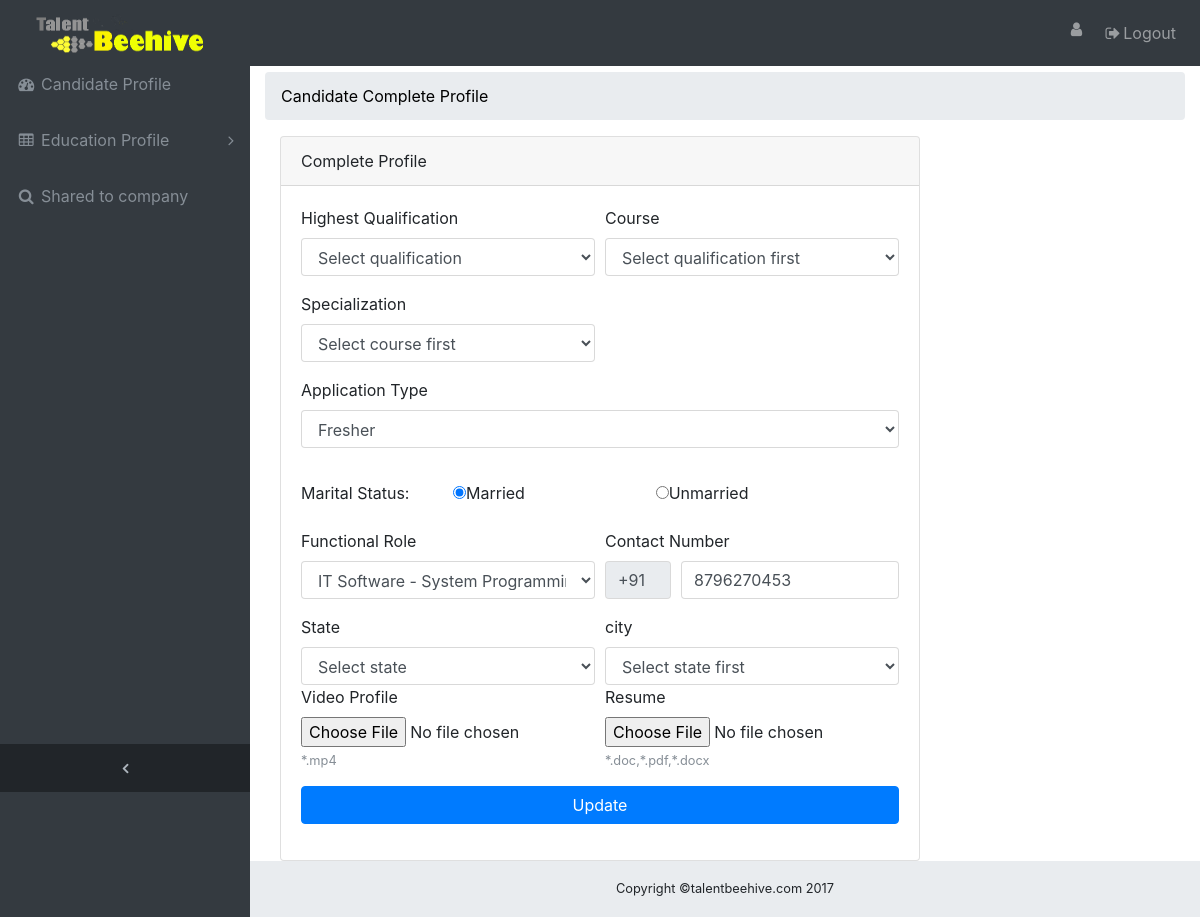
The app's page /candidate-complete-profile.php with its own data.
### tables this page shows
CREATE TABLE IF NOT EXISTS `candidate` (
  `id` int(20) NOT NULL AUTO_INCREMENT,
  `name` varchar(100) NOT NULL,
  `email` varchar(100) NOT NULL,
  `contact` varchar(200) NOT NULL,
  `pass` varchar(100) NOT NULL,
  `cpass` varchar(100) NOT NULL,
  `state` int(255) NOT NULL,
  `city` int(255) NOT NULL,
  `qualification` int(255) NOT NULL,
  `course` int(255) NOT NULL,
  `specialization` int(255) NOT NULL,
  `res` varchar(100) DEFAULT NULL,
  `video` varchar(100) DEFAULT NULL,
  `application` varchar(100) DEFAULT NULL,
  `months` varchar(100) DEFAULT NULL,
  `year` varchar(100) DEFAULT NULL,
  `role` varchar(200) DEFAULT NULL,
  `marital` varchar(100) DEFAULT NULL,
  `Status` enum('Pending','Approved') DEFAULT 'Pending',
  `video_status` enum('0','1') NOT NULL DEFAULT '0',
  `video_remark` varchar(2000) NOT NULL,
  `date_time` varchar(3400) NOT NULL,
  PRIMARY KEY (`id`)
);

CREATE TABLE IF NOT EXISTS `functional_role` (
  `id` int(224) NOT NULL AUTO_INCREMENT,
  `role` varchar(900) NOT NULL,
  PRIMARY KEY (`id`)
);

### candidate-complete-profile.php (the view, shortened to what this page needs)
<?php
$con=mysqli_connect('166.62.10.54','roottalent','beehive@root');
mysqli_select_db($con,'socialuser');
$q="select * from candidate where email='{$_SESSION['email']}'";
$result=mysqli_query($con,$q);
$num=mysqli_num_rows($result);
?>
<!DOCTYPE html>
<html lang="en">
<head>
  <link href="vendor/bootstrap/css/bootstrap.min.css" rel="stylesheet">
  <link href="https://maxcdn.bootstrapcdn.com/font-awesome/4.7.0/css/font-awesome.min.css" rel="stylesheet" type="text/css">
  <link href="vendor/datatables/dataTables.bootstrap4.css" rel="stylesheet">
  <link href="css/sb-admin.css" rel="stylesheet">
</head>
<body class="fixed-nav sticky-footer bg-dark" id="page-top">
<?php
 include("candidate_header.php");
?>
  <div class="content-wrapper">
    <div class="container-fluid">
      <ol class="breadcrumb">
        <li class="breadcrumb-item">
          <a href="#">Candidate Complete Profile</a>
        </li>
      </ol>
<?php
	  if($num>0)
	  {
	  for($i=1;$i<=$num;$i++)
        {
	$row2=mysqli_fetch_array($result);
?>
         <div class="container">
    <div class="card card-register">
      <div class="card-header heading1">Complete Profile</div>
      <div class="card-body">
        <form action="candidate1-insert-db.php" method="post"  enctype="multipart/form-data">
          <div class="form-group">
            <div class="form-row">
              <div class="col-md-6">
	 <label for="exampleInputName">Highest Qualification</label>
    <select class="form-control" name="qualification" id="qualification" required>
        <option value="" disabled selected>Select qualification</option>
    </select>
              </div>
		 <div class="col-md-6">
			   <label for="exampleInputName">Course</label>
			    <select class="form-control" name="course" id="course" required>
        <option value="" disabled selected>Select qualification first</option>
    </select>
              </div>
			  </div>
			  </div>
			   <div class="form-group">
            <div class="form-row">
              <div class="col-md-6">
			  <label for="exampleInputName">Specialization</label>
			 <select class="form-control" name="specialization" id="specialization" required>
        <option value="" disabled selected>Select course first</option>
    </select>
              </div>
			  </div>
			  </div>
		  <div class="form-group">
						 <label for="exampleInputAT">Application Type</label>
					 <select  class="form-control" id='ex-drop' name = 'application' selected="<?php echo $row2['application'];?>" required>
                          <option value='Fresher'>Fresher</option>
                     </select>
                    </div>
					<div class="row">
					<div class="col-lg-6 form-group">
					 </div>
					 <div class="col-lg-6 form-group">
					 </div>
					 </div>
					 <div class="form-group">
            <div class="form-row">
              <div class="col-md-3">
                <label class="control-label">Marital Status:</label>
              </div>
              <div class="col-md-4">
                <label class="radio-inline"><input type="radio" name="marital" <?php echo ($row2['marital']=='married')?'checked':'' ?> value="married" >Married</label>
			 </div>
			  <div class="col-md-4">
					<label class="radio-inline"><input type="radio" name="marital" <?php echo ($row2['marital']=='unmarried')?'checked':'' ?>  value="unmarried" >Unmarried</label>
              </div>
            </div>
          </div>
			  <div class="form-group">
            <div class="form-row">
              <div class="col-md-6">
                <label for="exampleInputFR">Functional Role</label>
                		<select id="exampleInputFR" class="form-control" name="role" required>
<?php
$rol = mysqli_query($con, "SELECT * From functional_role");
while ($rolr  = mysqli_fetch_array($rol)){
?>
<option value="<?php echo $rolr['role'] ?>"
         <?php
            if( $rolr['role'] ==  $row2['role']) {
            echo " selected";
            } ?> > <?php echo $rolr['role'] ?></option>
            <?php
}
?>
</select>
              </div>
<?php
						$contact=$row2['contact'];
						list($mcontact,$cnum) = explode("-",$contact);
?>
					 <div class=" col-md-6 field-wrap">
					 <label for="exampleInputAT">Contact Number</label>
					 <div class="form-row">
	         <div class="col-md-3">
			<input class="form-control" id="exampleInputName" type="text" name="mcontact" value="+91" readonly>
		 </div>
		 <div class="col-md-9">
						<input class="form-control" id="exampleInputMobile" type="text" name="cnum" value="<?php echo $cnum; ?>" pattern="[6-9]{1}[0-9]{9}" title="should contain exact 10 digit, start with range between 6-9." placeholder="contact Number" >
		 </div>
					</div>
					</div>
            </div>
          </div>
		   <div class="form-group">
            <div class="form-row">
		<div class=" col-md-6 field-wrap">
						<label for="exampleInputAT">State</label>
						  <select class="form-control" id="state"  name="state" placeholder="state"  required>
		 <option value="" disabled selected>Select state</option>
 </select>
					</div>
					<div class=" col-md-6 field-wrap">
						<label for="exampleInputAT">city</label>
						   <select  class="form-control" id="city" name="city" placeholder="city"  required>
	  <option value="" disabled selected>Select state first</option>
 </select>
					</div>
					</div>
		<div class="form-group">
            <div class="form-row">
			<div class="col-md-6">
                <label for="exampleInputFile">Video Profile</label>
    <input type="file" class="form-control-file" id="exampleInputFile" aria-describedby="fileHelp" name="video">
    <small id="fileHelp" class="form-text text-muted">*.mp4</small>
              </div>
		<div class="col-md-6">
                <label for="exampleInputFile">Resume</label>
    <input type="file" class="form-control-file" id="exampleInputFile" aria-describedby="fileHelp" name="res" required>
    <small id="fileHelp" class="form-text text-muted">*.doc,*.pdf,*.docx</small>
              </div>
            </div>
          </div>
           <button class="btn btn-primary btn-block " type="submit" class="btn" name="update">Update</button>
        </form>
      </div>
    </div>
  </div>
<?php
}
}
?>
			</div>
			   </div>
    <footer class="sticky-footer">
      <div class="container">
        <div class="text-center">
          <small>Copyright ©talentbeehive.com 2017</small>
        </div>
      </div>
    </footer>
</body>
</html>

### css/sb-admin.css (style rules this page uses)
html { position: relative; min-height: 100%; }
body { overflow-x: hidden; }
body.sticky-footer { margin-bottom: 56px; }
body.sticky-footer .content-wrapper { min-height: calc(100vh - 56px - 56px); }
body.fixed-nav { padding-top: 56px; }
.content-wrapper { min-height: calc(100vh - 56px); padding-top: 1rem; }
.content-wrapper { overflow-x: hidden; background: white; }
@media (min-width: 992px) { .content-wrapper { margin-left: 250px; } }
.card-register { max-width: 40rem; }
footer.sticky-footer { position: absolute; right: 0; bottom: 0; width: 100%; height: 56px; background-color: #e9ecef; line-height: 55px; }
@media (min-width: 992px) { footer.sticky-footer { width: calc(100% - 250px); } }
.text-muted { color: #868e96!important; }
.small, small { font-size: 80%; font-weight: 400; }
a { color:#000; }

### records on screen
candidate: application "Fresher", marital "☑ Married", marital "☐ Unmarried", role "IT Software - System Programming", cnum "8796270453"
